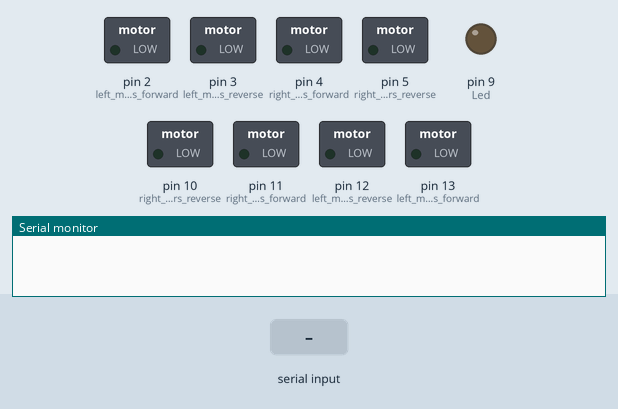
This sketch was run on a simulated Arduino Uno, built with avr-gcc and run on an emulated ATmega328P. Parts: switched loads named in the sketch (green lamp = pin HIGH), output pins drawn as LEDs (lit = HIGH), the last lines printed to the serial monitor. The inputs (shaded band) are chosen by the test bench.

Above: at 1.2 s.
1.3 s: "X" received over Serial
At 2.6 s:
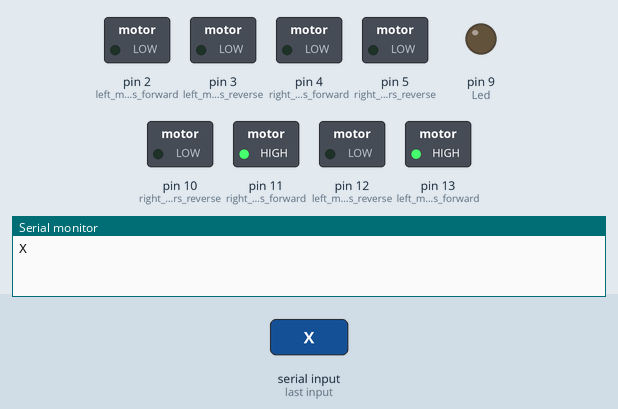
2.9 s: "T" received over Serial
At 3.8 s:
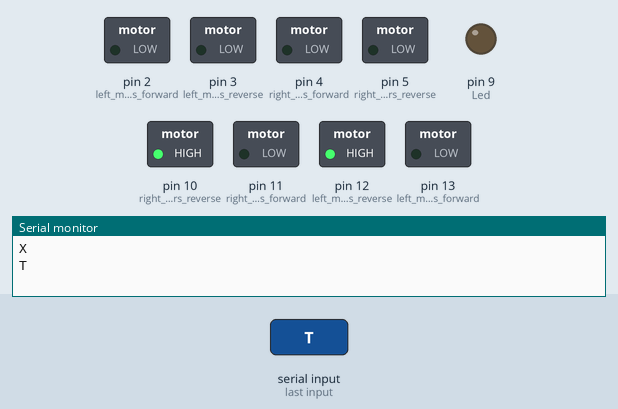
4.5 s: "L" received over Serial
At 5.0 s:
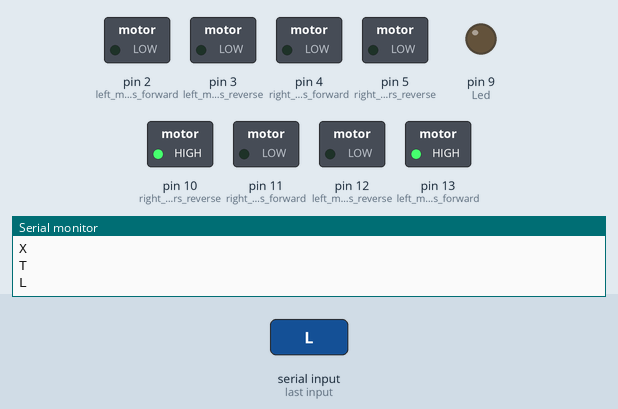
6.0 s: "R" received over Serial
At 7.2 s:
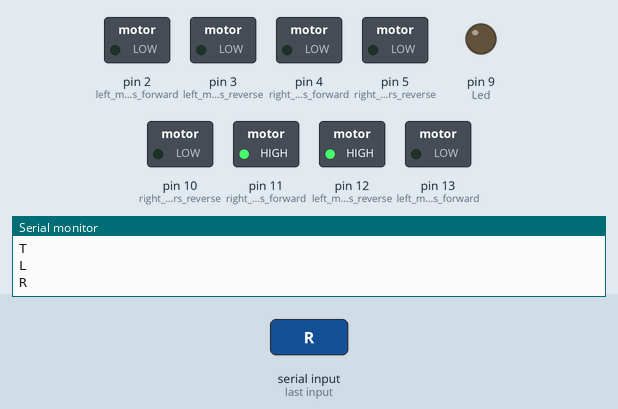
7.5 s: "W" received over Serial
At 8.5 s:
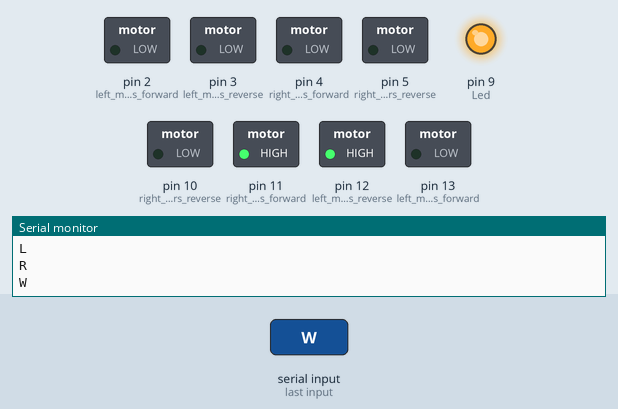
9.0 s: "F" received over Serial
At 9.7 s:
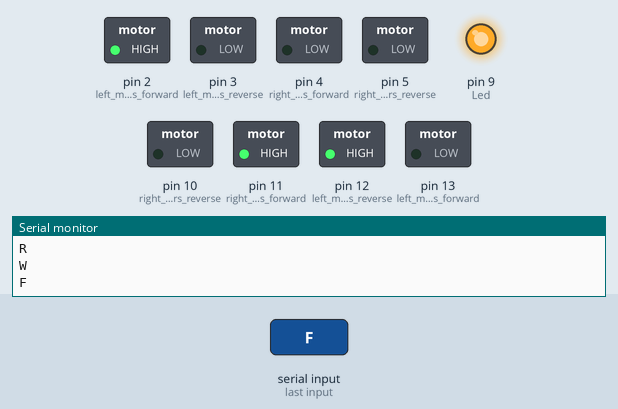
Timing chart, 0 to 11.5 s (numbered marks = the images above; inputs shaded):
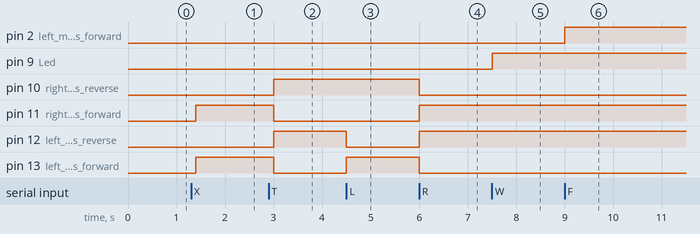

The sketch:

TRANSPORTER_ANJAY.ino
```cpp
char t;

void setup() {
pinMode(13,OUTPUT);   //left motors forward
pinMode(12,OUTPUT);   //left motors reverse
pinMode(11,OUTPUT);   //right motors forward
pinMode(10,OUTPUT);   //right motors reverse
pinMode(9,OUTPUT);   //Led

pinMode(2,OUTPUT);   //left motors forward
pinMode(3,OUTPUT);   //left motors reverse
pinMode(4,OUTPUT);   //right motors forward
pinMode(5,OUTPUT);   //right motors reverse
Serial.begin(9600);

}

void loop() {
if(Serial.available()){
  t = Serial.read();
  Serial.println(t);
}

if(t == 'X'){            // MUNDUR
  digitalWrite(13,HIGH);
  digitalWrite(12,LOW);
  digitalWrite(11,HIGH);
  digitalWrite(10,LOW);
}

else if(t == 'T'){      // MAJU
  digitalWrite(13,LOW);
  digitalWrite(12,HIGH);
  digitalWrite(11,LOW);
  digitalWrite(10,HIGH);
}

else if(t == 'L'){      //BELOK KANAN

  digitalWrite(13,HIGH);
  digitalWrite(12,LOW);
  digitalWrite(11,LOW);
  digitalWrite(10,HIGH);
}

else if(t == 'R'){      //BELOK KIRI
  digitalWrite(13,LOW);
  digitalWrite(12,HIGH);
  digitalWrite(11,HIGH);
  digitalWrite(10,LOW);
}

else if(t == 'W'){    //led ON)
  digitalWrite(9,HIGH);
}
else if(t == 'w'){
  digitalWrite(9,LOW);//LED OF
}

else if(t == 'F'){      //Naik

  digitalWrite(2,HIGH);
  digitalWrite(3,LOW);
  digitalWrite(4,LOW);
  digitalWrite(5,LOW);
}

else if(t == 'F'){      //TURUN
  digitalWrite(2,LOW);
  digitalWrite(3,HIGH);
  digitalWrite(4,LOW);
  digitalWrite(5,LOW);
}

else if(t == 'C'){      //BUKA
  digitalWrite(2,LOW);
  digitalWrite(3,LOW);
  digitalWrite(4,HIGH);
  digitalWrite(5,LOW);
}

else if(t == 'S'){      //TUTUP
  digitalWrite(2,LOW);
  digitalWrite(3,LOW);
  digitalWrite(4,LOW);
  digitalWrite(5,HIGH);
}

else if(t == '0'){      //STOP
  digitalWrite(13,LOW);
  digitalWrite(12,LOW);
  digitalWrite(11,LOW);
  digitalWrite(10,LOW);
  digitalWrite(2,LOW);
  digitalWrite(3,LOW);
  digitalWrite(4,LOW);
  digitalWrite(5,LOW);
}
delay(100);
}
```

Measured:
- after the input at 1.3 s, pin 11 (right_motors_forward), pin 13 (left_motors_forward): LOW → HIGH after 0.10 s
- after the input at 2.9 s, pin 10 (right_motors_reverse), pin 12 (left_motors_reverse): LOW → HIGH after 0.10 s; pin 11 (right_motors_forward), pin 13 (left_motors_forward): HIGH → LOW after 0.10 s
- after the input at 4.5 s, pin 12 (left_motors_reverse): HIGH → LOW at once; pin 13 (left_motors_forward): LOW → HIGH at once
- after the input at 6.0 s, pin 10 (right_motors_reverse), pin 13 (left_motors_forward): HIGH → LOW at once; pin 11 (right_motors_forward), pin 12 (left_motors_reverse): LOW → HIGH at once
- after the input at 7.5 s, pin 9 (Led): LOW → HIGH at once
- after the input at 9.0 s, pin 2 (left_motors_forward): LOW → HIGH at once
